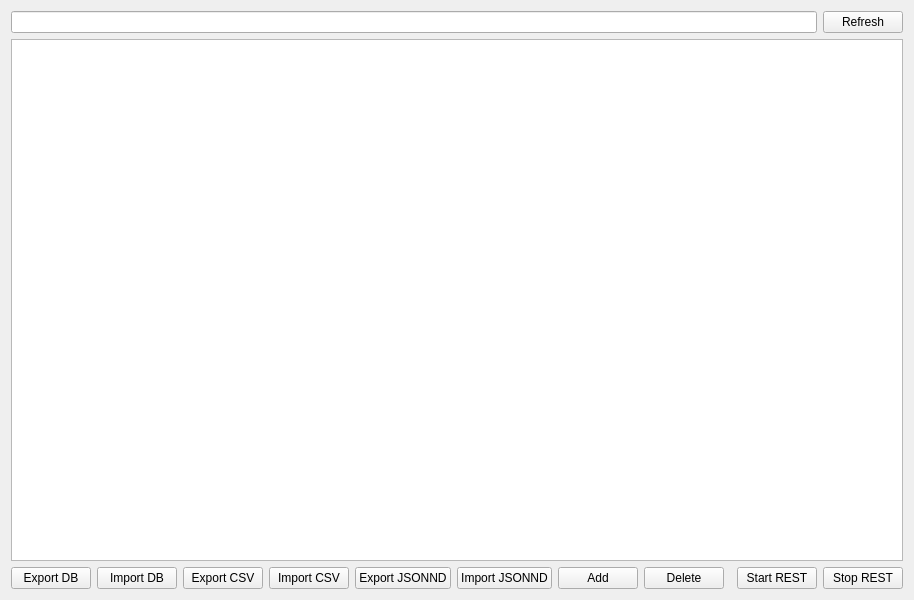
<?xml version="1.0" encoding="UTF-8"?>
<ui version="4.0">
 <class>DeviceManagementWidget</class>
 <widget class="QWidget" name="DeviceManagementWidget">
  <property name="geometry">
	<rect>
	 <x>0</x>
	 <y>0</y>
	 <width>800</width>
	 <height>600</height>
	</rect>
  </property>
  <layout class="QVBoxLayout" name="verticalLayout">
	<item>
	 <layout class="QHBoxLayout" name="topLayout">
	  <item>
		<widget class="QLineEdit" name="editSearch"/>
	  </item>
	  <item>
		<widget class="QPushButton" name="btnRefresh">
		 <property name="text"><string>Refresh</string></property>
		</widget>
	  </item>
	 </layout>
	</item>
	<item>
	 <widget class="QTableWidget" name="tableDevices"/>
	</item>
	<item>
	 <layout class="QHBoxLayout" name="bottomLayout">
	<item>
	 <widget class="QPushButton" name="btnExportDb">
	  <property name="text"><string>Export DB</string></property>
	 </widget>
	</item>
	<item>
	 <widget class="QPushButton" name="btnImportDb">
	  <property name="text"><string>Import DB</string></property>
	 </widget>
	</item>
	<item>
	 <widget class="QPushButton" name="btnExportCsv">
	  <property name="text"><string>Export CSV</string></property>
	 </widget>
	</item>
	<item>
	 <widget class="QPushButton" name="btnImportCsv">
	  <property name="text"><string>Import CSV</string></property>
	 </widget>
	</item>
	<item>
	 <widget class="QPushButton" name="btnExportNd">
	  <property name="text"><string>Export JSONND</string></property>
	 </widget>
	</item>
	<item>
	 <widget class="QPushButton" name="btnImportNd">
	  <property name="text"><string>Import JSONND</string></property>
	 </widget>
	</item>
				 <item>
					 <widget class="QPushButton" name="btnAddDevice">
					  <property name="text"><string>Add</string></property>
					 </widget>
				 </item>
				 <item>
					 <widget class="QPushButton" name="btnDeleteDevice">
					  <property name="text"><string>Delete</string></property>
					 </widget>
				 </item>
	  <item>
		<spacer name="horizontalSpacer">
		 <property name="orientation">
		  <enum>Qt::Horizontal</enum>
		 </property>
		 <property name="sizeType">
		  <enum>QSizePolicy::Expanding</enum>
		 </property>
		</spacer>
	  </item>
	  <item>
		<widget class="QPushButton" name="btnStartRest">
		 <property name="text"><string>Start REST</string></property>
		</widget>
	  </item>
	  <item>
		<widget class="QPushButton" name="btnStopRest">
		 <property name="text"><string>Stop REST</string></property>
		</widget>
	  </item>
	 </layout>
	</item>
  </layout>
 </widget>
 <resources/>
 <connections/>
</ui>
